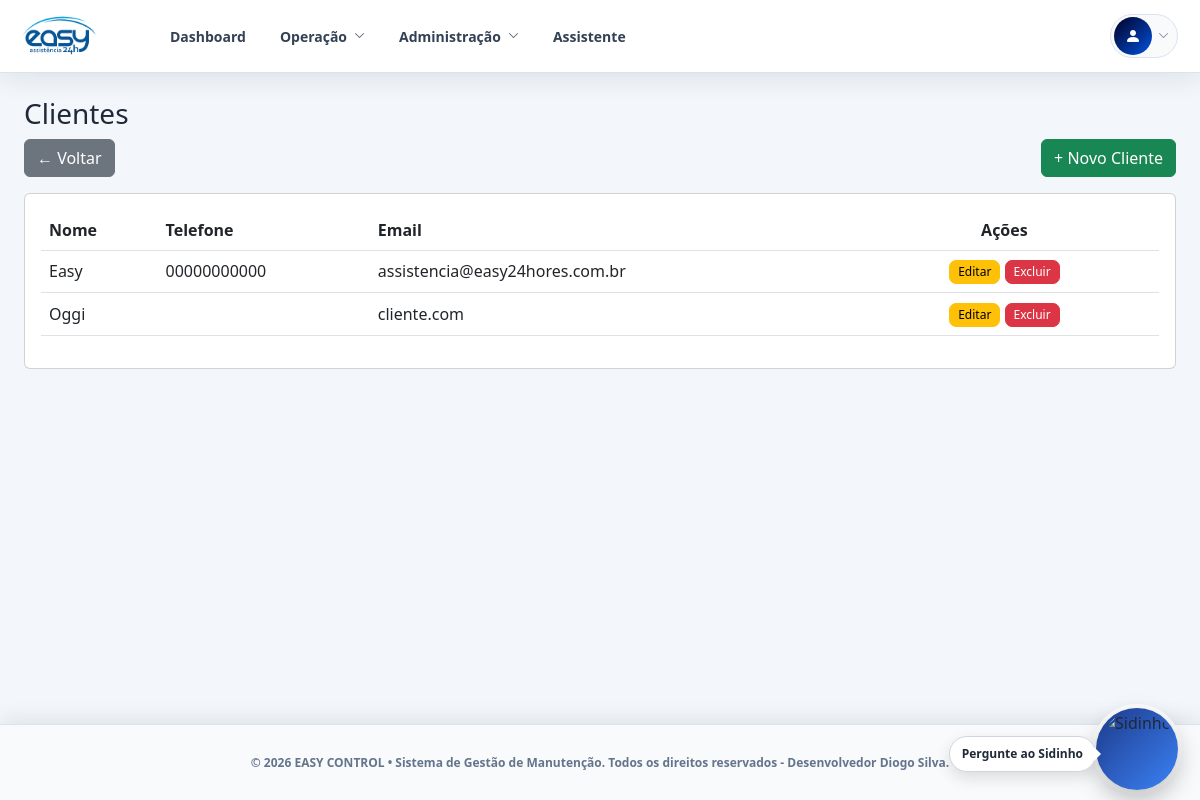
Screenshot of /clientes/ (signed in) with the database file from the repository.
### models/cliente.py (models this page shows)
class Cliente(db.Model):
    __tablename__ = "clientes"
    id = db.Column(db.Integer, primary_key=True)
    nome = db.Column(db.String(150), nullable=False)
    telefone = db.Column(db.String(20))
    email = db.Column(db.String(120))

### routes/clientes.py (the view)
@cliente_bp.route("/")
def lista():
    resp = admin_only()
    if resp:
        return resp
    clientes = Cliente.query.all()
    return render_template("clientes/lista.html", clientes=clientes)

### routes/clientes.py (called while the page is built)
def admin_only():
    if not session.get("user_id"):
        return redirect("/login")
    if session.get("user_role") not in ["admin", "gestao"]:
        abort(403)

### templates/clientes/lista.html
{% extends "base.html" %}
{% block content %}
<h3>Clientes</h3>
<a href="javascript:history.back()" class="btn btn-secondary mb-3">
    ← Voltar
</a>
<a href="/clientes/novo" class="btn btn-success mb-3 float-end">
    + Novo Cliente
</a>
<div class="card p-3">
<table class="table">
    <thead>
        <tr>
            <th>Nome</th>
            <th>Telefone</th>
            <th>Email</th>
            <th>Ações</th>
        </tr>
    </thead>
    <tbody>
        {% for c in clientes %}
        <tr>
            <td>{{ c.nome }}</td>
            <td>{{ c.telefone }}</td>
            <td>{{ c.email }}</td>
            <td>
                <a href="/clientes/editar/{{ c.id }}" class="btn btn-sm btn-warning">
                    Editar
                </a>
                <a href="/clientes/excluir/{{ c.id }}"
                   class="btn btn-sm btn-danger"
                   onclick="return confirm('Deseja excluir este cliente?')">
                    Excluir
                </a>
            </td>
        </tr>
        {% endfor %}
    </tbody>
</table>
</div>
{% endblock %}

### rows the page displays
Cliente: nome "Easy", telefone "00000000000", email "assistencia@easy24hores.com.br"
Cliente: nome "Oggi", email "cliente.com"
